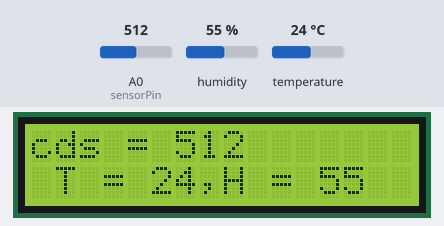
Simulated run of this sketch. Board: Arduino Uno, built with avr-gcc and run on an emulated ATmega328P. Parts: 16×2 character LCD. The test bench sets the inputs (shaded band); at power-on: A0 (sensorPin) = 512, humidity 55 %, temperature 24 °C. What the sketch prints to the serial monitor is not drawn.

Above: at 1.2 s.
1.3 s: A0 (sensorPin) set to 984
At 2.1 s:
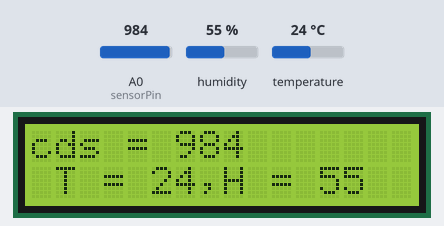
6.6 s: A0 (sensorPin) set to 1009
At 9.4 s:
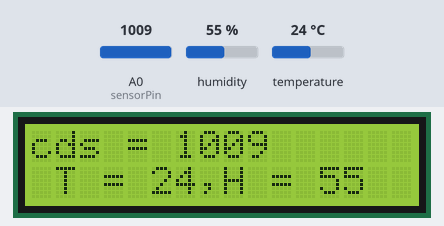
9.7 s: humidity set to 22 %
At 11.2 s:
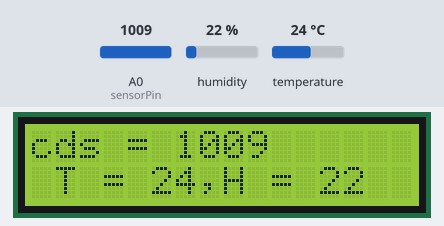
11.9 s: temperature set to 12 °C
At 14.2 s:
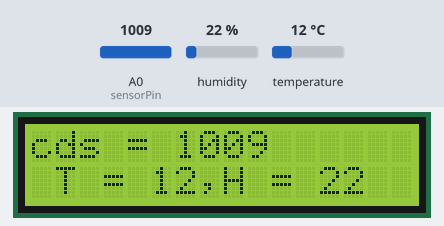
14.5 s: humidity set to 40 %
At 16.0 s:
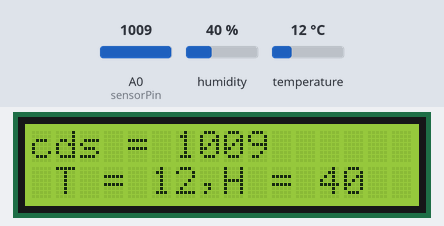
16.7 s: temperature set to 19 °C
At 19.2 s:
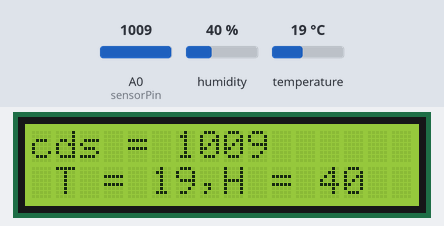
Timing chart, 0 to 20.3 s (numbered marks = the images above; inputs shaded):
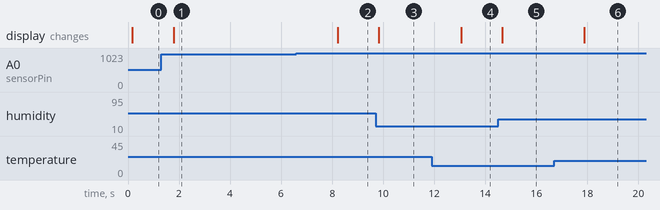

Measured:
- after the input at 1.3 s, the display: changes after 0.48 s (image 1)
- after the input at 6.6 s, the display: changes after 1.6 s (image 2)
- after the input at 9.7 s, the display: changes after 0.13 s (image 3)
- after the input at 11.9 s, the display: changes after 1.2 s (image 4)
- after the input at 14.5 s, the display: changes after 0.16 s (image 5)
- after the input at 16.7 s, the display: changes after 1.2 s (image 6)

The sketch:

mission_1.ino
```cpp
#include <SimpleDHT.h>
#include <Wire.h>
#include <LiquidCrystal_I2C.h>

int pinDHT11 = 5;
int sensorPin = A0;
SimpleDHT11 dht11(pinDHT11);
LiquidCrystal_I2C lcd(0x3F,16,2);  // set the LCD address to 0x27 for a 16 chars and 2 line display

void setup()
{
  lcd.init();                      // initialize the lcd
  // Print a message to the LCD.
  lcd.backlight();
  Serial.begin(115200);
}


void loop()
{
  lcd.init();
  int sensorValue = analogRead(sensorPin);
  lcd.setCursor(0,0);
  lcd.print("cds = ");
  lcd.print(sensorValue);
  Serial.println("=================================");
  Serial.println("Sample DHT11...");

  // read without samples.
  byte temperature = 0;
  byte humidity = 0;
  int err = SimpleDHTErrSuccess;
  if ((err = dht11.read(&temperature, &humidity, NULL)) != SimpleDHTErrSuccess) {
    Serial.print("Read DHT11 failed, err="); Serial.print(SimpleDHTErrCode(err));
    Serial.print(","); Serial.println(SimpleDHTErrDuration(err)); delay(1000);
    return;
  }

  Serial.print("Sample OK: ");
  Serial.print((int)temperature); Serial.print(" *C, ");
  Serial.print((int)humidity); Serial.println(" H");
  lcd.setCursor(1,1);
  lcd.print("T = ");
  lcd.print(((int)temperature));
  lcd.print(",H = ");
  lcd.print(((int)humidity));
  delay(1500);
}
```
